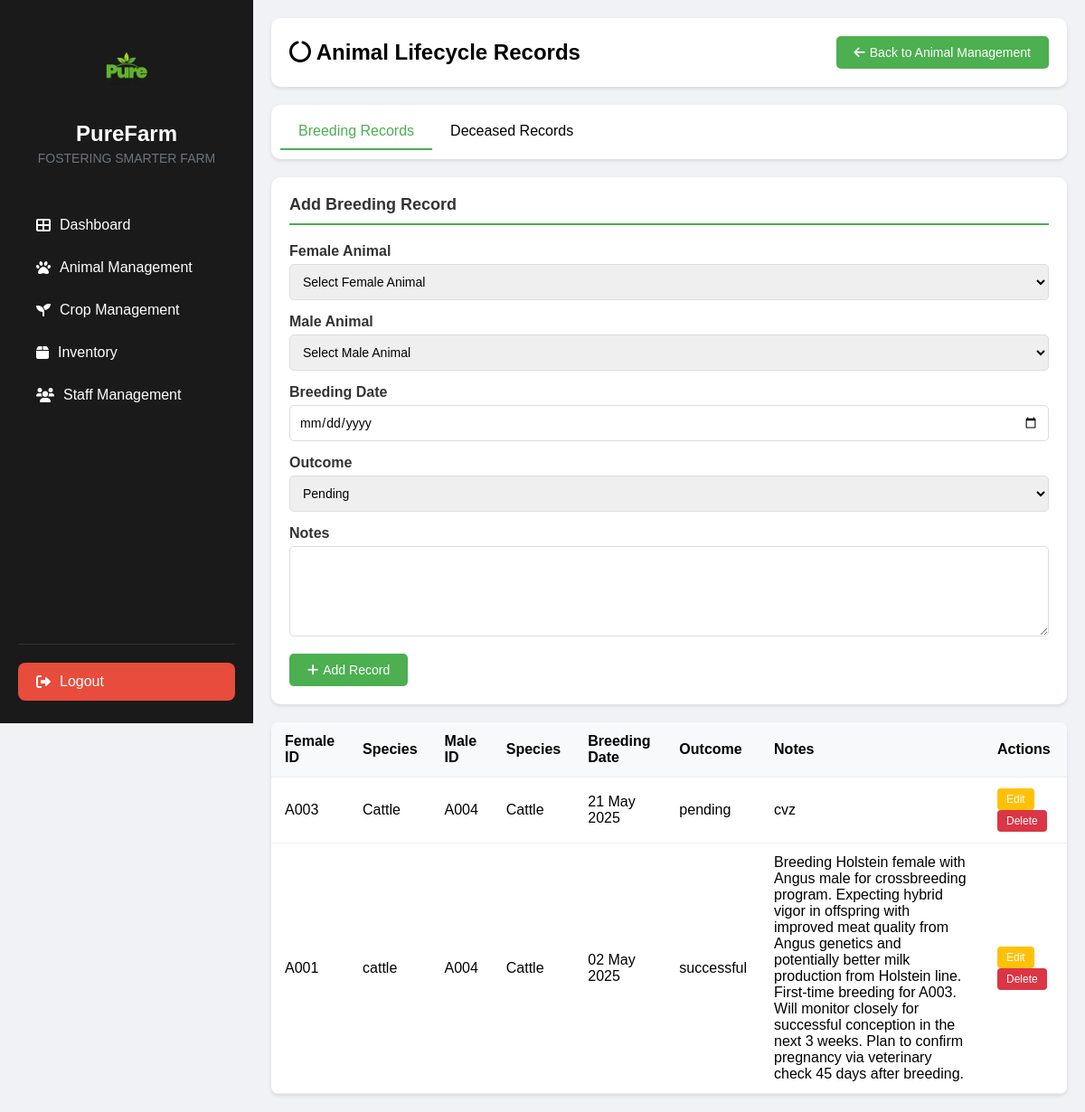
Screenshot of /animals_lifecycle.php?success=1 (signed in) with the database file from the repository.
### tables this page shows
CREATE TABLE `breeding_history` (
  `id` int(11) NOT NULL,
  `animal_id` varchar(50) NOT NULL,
  `partner_id` varchar(50) NOT NULL,
  `date` date NOT NULL,
  `outcome` enum('pending','successful','failed') NOT NULL DEFAULT 'pending',
  `notes` text DEFAULT NULL,
  `created_at` timestamp NOT NULL DEFAULT current_timestamp()
);

CREATE TABLE `animals` (
  `id` int(11) NOT NULL,
  `animal_id` varchar(10) NOT NULL,
  `species` varchar(50) NOT NULL,
  `breed` varchar(50) NOT NULL,
  `date_of_birth` date NOT NULL,
  `health_status` varchar(50) NOT NULL,
  `vaccination_details` text DEFAULT NULL,
  `gender` varchar(10) NOT NULL,
  `source` varchar(50) NOT NULL,
  `vaccination_status` enum('vaccinated','not_vaccinated','partially_vaccinated','overdue') DEFAULT 'not_vaccinated',
  `last_vaccination_date` date DEFAULT NULL
);

### animals_lifecycle.php (the view, shortened to what this page needs)
<?php
require_once 'includes/db.php';
try {
    $breedingStmt = $pdo->query("
        SELECT bh.*,
               a1.species as animal_species,
               a2.species as partner_species
        FROM breeding_history bh
        LEFT JOIN animals a1 ON bh.animal_id = a1.animal_id
        LEFT JOIN animals a2 ON bh.partner_id = a2.animal_id
        ORDER BY bh.date DESC
    ");
    $breeding_records = $breedingStmt->fetchAll(PDO::FETCH_ASSOC);
} catch(PDOException $e) {
    echo "Error: " . $e->getMessage();
}
?>
<!DOCTYPE html>
<html lang="en">
<head>
    <link href="https://cdnjs.cloudflare.com/ajax/libs/font-awesome/6.0.0/css/all.min.css" rel="stylesheet">
</head>
<body>
    <?php include 'includes/sidebar.php'; ?>
    <div class="main-content">
        <div class="page-header">
            <h2><i class="fas fa-circle-notch"></i> Animal Lifecycle Records</h2>
            <div class="action-buttons">
                <button class="btn btn-primary" onclick="location.href='animal_management.php'">
                    <i class="fas fa-arrow-left"></i> Back to Animal Management
                </button>
            </div>
        </div>
        <div class="tabs">
            <div class="tab active" data-tab="breeding">Breeding Records</div>
            <div class="tab" data-tab="deceased">Deceased Records</div>
        </div>
        <div id="breeding-content" class="tab-content active">
            <div class="form-container">
                <h3>Add Breeding Record</h3>
                <form action="add_breeding.php" method="POST" onsubmit="return validateBreedingForm()">
                    <div class="form-group">
                        <label for="animal_id">Female Animal</label>
                        <select name="animal_id" id="animal_id" required>
                            <option value="">Select Female Animal</option>
                        </select>
                    </div>
                    <div class="form-group">
                        <label for="partner_id">Male Animal</label>
                        <select name="partner_id" id="partner_id" required>
                            <option value="">Select Male Animal</option>
                        </select>
                    </div>
                    <div class="form-group">
                        <label for="date">Breeding Date</label>
                        <input type="date" name="date" id="date" required>
                    </div>
                    <div class="form-group">
                        <label for="outcome">Outcome</label>
                        <select name="outcome" id="outcome" required>
                            <option value="pending">Pending</option>
                        </select>
                    </div>
                    <div class="form-group">
                        <label for="notes">Notes</label>
                        <textarea name="notes" id="notes"></textarea>
                    </div>
                    <button type="submit" class="btn btn-primary">
                        <i class="fas fa-plus"></i> Add Record
                    </button>
                </form>
            </div>
            <table class="animal-table">
                <thead>
                    <tr>
                        <th>Female ID</th>
                        <th>Species</th>
                        <th>Male ID</th>
                        <th>Species</th>
                        <th>Breeding Date</th>
                        <th>Outcome</th>
                        <th>Notes</th>
                        <th>Actions</th>
                    </tr>
                </thead>
                <tbody>
                    <?php if(!empty($breeding_records)): ?>
                        <?php foreach($breeding_records as $record): ?>
                            <tr>
                                <td><?php echo htmlspecialchars($record['animal_id']); ?></td>
                                <td><?php echo htmlspecialchars($record['animal_species']); ?></td>
                                <td><?php echo htmlspecialchars($record['partner_id']); ?></td>
                                <td><?php echo htmlspecialchars($record['partner_species']); ?></td>
                                <td><?php echo date('d M Y', strtotime($record['date'])); ?></td>
                                <td><?php echo htmlspecialchars($record['outcome']); ?></td>
                                <td><?php echo htmlspecialchars($record['notes']); ?></td>
                                <td>
                                    <a href="edit_breeding.php?id=<?php echo $record['id']; ?>" class="action-btn edit-btn">Edit</a>
                                    <a href="delete_breeding.php?id=<?php echo $record['id']; ?>" class="action-btn delete-btn"
                                    onclick="return confirm('Are you sure?')">Delete</a>
                                </td>
                            </tr>
                        <?php endforeach; ?>
                    <?php else: ?>
                        <tr>
                            <td colspan="8" class="empty-state">No breeding records found.</td>
                        </tr>
                    <?php endif; ?>
                </tbody>
            </table>
        </div>
    </div>
</body>
</html>

### includes/sidebar.php (shortened to what this page needs)
<div class="sidebar" style="width: 280px; background-color: #1a1a1a; height: 100vh; padding: 20px; position: fixed; display: flex; flex-direction: column;">
    <div style="text-align: center; margin-bottom: 40px;">
        <img src="images/pure-logo.png" alt="Pure Logo" style="width: 100px; margin-bottom: 10px;">
        <h1 style="color: white; font-size: 24px; margin-bottom: 5px;">PureFarm</h1>
        <p style="color: #6c757d; font-size: 14px;">FOSTERING SMARTER FARM</p>
    </div>
    <div class="menu-section" style="flex-grow: 1;">
        <div class="menu-item <?php echo (basename($_SERVER['PHP_SELF']) == 'index.php') ? 'active' : ''; ?>"
             onclick="window.location.href='index.php'"
             style="display: flex; align-items: center; padding: 12px 20px; margin: 5px 0; border-radius: 8px; cursor: pointer; color: white; <?php echo (basename($_SERVER['PHP_SELF']) == 'index.php') ? 'background-color: #4CAF50;' : ''; ?>">
            <i class="fas fa-th-large" style="margin-right: 10px;"></i>
            Dashboard
        </div>
        <div class="menu-item <?php echo (basename($_SERVER['PHP_SELF']) == 'animal_management.php') ? 'active' : ''; ?>"
             onclick="window.location.href='animal_management.php'"
             style="display: flex; align-items: center; padding: 12px 20px; margin: 5px 0; border-radius: 8px; cursor: pointer; color: white; <?php echo (basename($_SERVER['PHP_SELF']) == 'animal_management.php') ? 'background-color: #4CAF50;' : ''; ?>">
            <i class="fas fa-paw" style="margin-right: 10px;"></i>
            Animal Management
        </div>
        <div class="menu-item <?php echo (basename($_SERVER['PHP_SELF']) == 'crop_management.php') ? 'active' : ''; ?>"
             onclick="window.location.href='crop_management.php'"
             style="display: flex; align-items: center; padding: 12px 20px; margin: 5px 0; border-radius: 8px; cursor: pointer; color: white; <?php echo (basename($_SERVER['PHP_SELF']) == 'crop_management.php') ? 'background-color: #4CAF50;' : ''; ?>">
            <i class="fas fa-seedling" style="margin-right: 10px;"></i>
            Crop Management
        </div>
        <div class="menu-item <?php echo (basename($_SERVER['PHP_SELF']) == 'inventory.php') ? 'active' : ''; ?>"
             onclick="window.location.href='inventory.php'"
             style="display: flex; align-items: center; padding: 12px 20px; margin: 5px 0; border-radius: 8px; cursor: pointer; color: white; <?php echo (basename($_SERVER['PHP_SELF']) == 'inventory.php') ? 'background-color: #4CAF50;' : ''; ?>">
            <i class="fas fa-box" style="margin-right: 10px;"></i>
            Inventory
        </div>
        <div class="menu-item <?php echo (basename($_SERVER['PHP_SELF']) == 'staff_management.php') ? 'active' : ''; ?>"
             onclick="window.location.href='staff_management.php'"
             style="display: flex; align-items: center; padding: 12px 20px; margin: 5px 0; border-radius: 8px; cursor: pointer; color: white; <?php echo (basename($_SERVER['PHP_SELF']) == 'staff_management.php') ? 'background-color: #4CAF50;' : ''; ?>">
            <i class="fas fa-users" style="margin-right: 10px;"></i>
            Staff Management
        </div>
    </div>
    <div class="logout-section" style="margin-top: auto; border-top: 1px solid #333; padding-top: 15px;">
        <div class="menu-item logout-btn"
             onclick="confirmLogout()"
             style="display: flex; align-items: center; padding: 12px 20px; margin: 5px 0; border-radius: 8px; cursor: pointer; color: white; background-color: #e74c3c;">
            <i class="fas fa-sign-out-alt" style="margin-right: 10px;"></i>
            Logout
        </div>
    </div>
</div>

### animals_lifecycle.php (style rules this page uses)
* { margin: 0; padding: 0; box-sizing: border-box; font-family: Arial, sans-serif; }
body { background-color: #f0f2f5; }
.main-content { flex: 1; margin-left: 280px; padding: 20px; }
.page-header { display: flex; justify-content: space-between; align-items: center; margin-bottom: 20px; padding: 20px; background: white; border-radius: 10px; box-shadow: 0 2px 4px rgba(0,0,0,0.1); }
.form-container { background: white; padding: 20px; border-radius: 10px; box-shadow: 0 2px 4px rgba(0,0,0,0.1); margin-bottom: 20px; }
.form-group { margin-bottom: 15px; }
.form-group label { display: block; margin-bottom: 5px; font-weight: bold; color: #333; }
.form-group input, .form-group select, .form-group textarea { width: 100%; padding: 10px; border: 1px solid #ddd; border-radius: 5px; font-size: 14px; }
.form-group textarea { height: 100px; resize: vertical; }
.btn { padding: 10px 20px; border: none; border-radius: 5px; cursor: pointer; font-size: 14px; display: flex; align-items: center; gap: 5px; }
.btn-primary { background: #4CAF50; color: white; }
.animal-table { width: 100%; border-collapse: collapse; margin-top: 20px; background: white; border-radius: 8px; overflow: hidden; box-shadow: 0 2px 4px rgba(0,0,0,0.1); }
.animal-table th, .animal-table td { padding: 12px 15px; text-align: left; border-bottom: 1px solid #eee; }
.animal-table th { background-color: #f8f9fa; font-weight: bold; }
.action-btn { padding: 5px 10px; border-radius: 4px; color: white; text-decoration: none; font-size: 12px; margin-right: 5px; display: inline-block; }
.edit-btn { background-color: #ffc107; }
.delete-btn { background-color: #dc3545; }
.form-container h3 { margin-bottom: 20px; color: #333; font-size: 18px; border-bottom: 2px solid #4CAF50; padding-bottom: 10px; }
.tabs { display: flex; margin-bottom: 20px; background: white; padding: 10px; border-radius: 10px; box-shadow: 0 2px 4px rgba(0,0,0,0.1); }
.tab { padding: 10px 20px; cursor: pointer; border-bottom: 2px solid transparent; }
.tab.active { border-bottom: 2px solid #4CAF50; color: #4CAF50; }
.tab-content { display: none; }
.tab-content.active { display: block; }

### rows the page displays
breeding_history: animal "A003", animals.species "Cattle", partner "A004", date "21 May 2025", outcome "pending", notes "cvz"
breeding_history: animal "A001", animals.species "cattle", partner "A004", animals.species "Cattle", date "02 May 2025", outcome "successful", notes "Breeding Holstein female with Angus male for crossbreeding program. Expecting hybrid vigor in offspring with improved meat quality from Angus genetics and potentially better milk production from Holstein line. First-time breeding for A003. Will monitor closely for successful conception in the next 3 weeks. Plan to confirm pregnancy via veterinary check 45 days after breeding."
